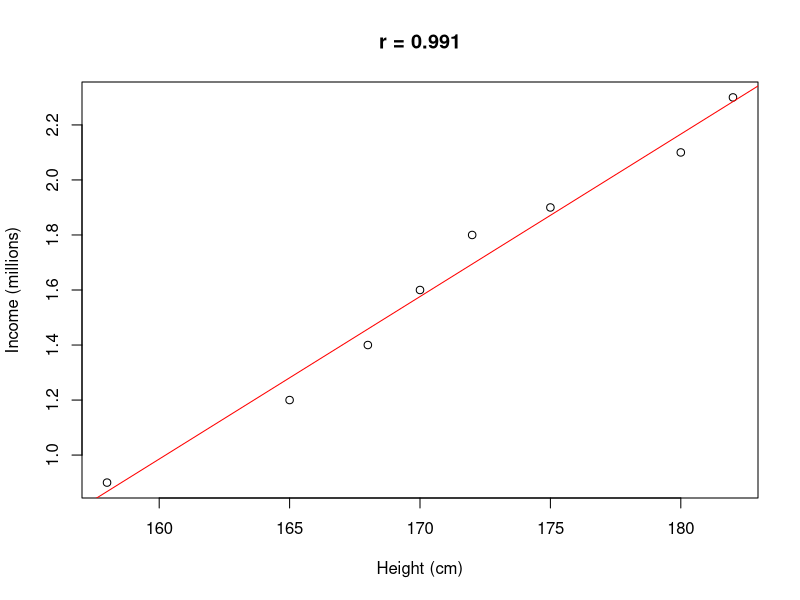
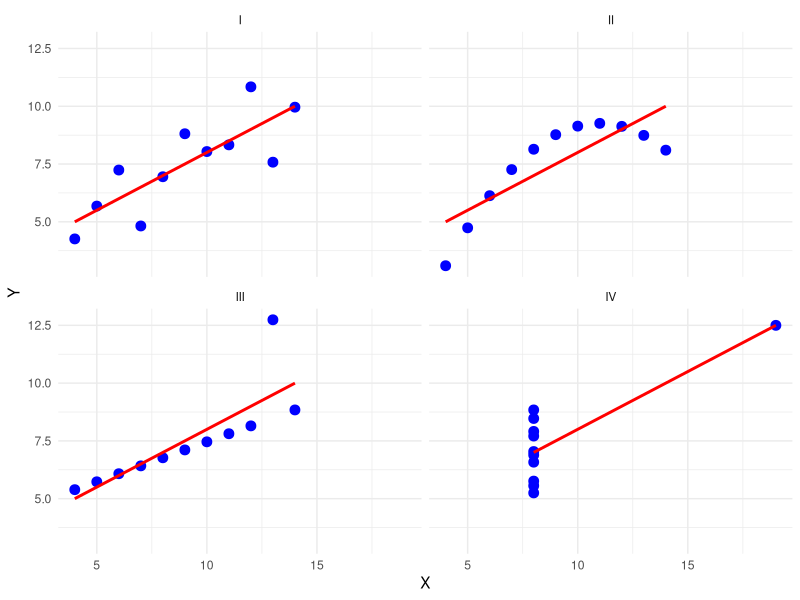
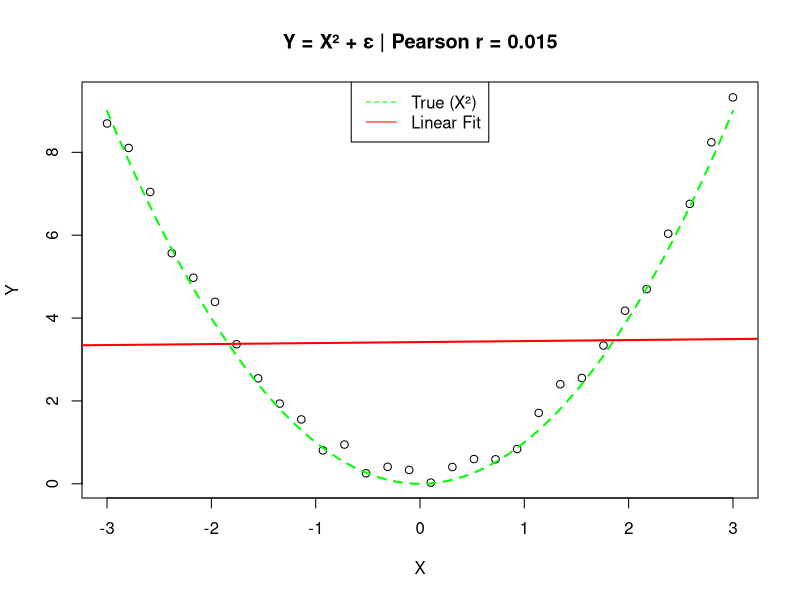
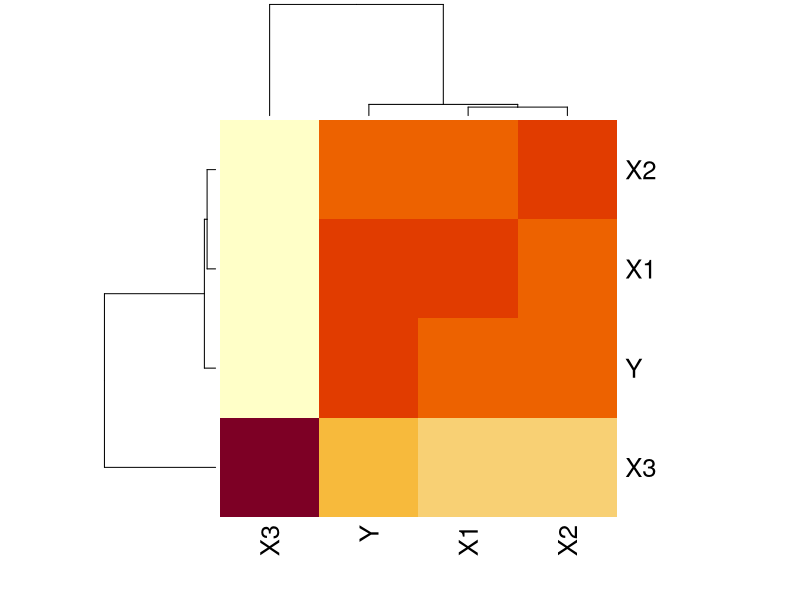

Here is the R script that generated these plots, in order:
## ---- chunk 1
X <- c(2, 4, 6, 8, 10)
Y <- c(10, 20, 15, 25, 30)
cov(X, Y)  # Should return 22.5
## ---- chunk 2
X_orig <- c(2, 4, 6, 8, 10)
Y_orig <- c(10, 20, 15, 25, 30)

X_scaled <- X_orig / 100
Y_scaled <- Y_orig / 10

cov_orig <- cov(X_orig, Y_orig)
cov_scaled <- cov(X_scaled, Y_scaled)

print(paste("Original Cov:", cov_orig))
print(paste("Scaled Cov:", cov_scaled))
print(paste("Ratio:", cov_orig / cov_scaled))  # Should be 100 * 10 = 1000
## ---- chunk 3
# Correlation using built-in function
r_orig <- cor(X_orig, Y_orig)
r_scaled <- cor(X_scaled, Y_scaled)

print(paste("Original r:", r_orig))
print(paste("Scaled r:", r_scaled))
# Both should be identical!
## ---- chunk 4
X <- c(2, 4, 6, 8, 10)
r_self <- cor(X, X)
print(r_self)  # Should be 1.0
## ---- chunk 5
X <- c(2, 4, 6, 8, 10)
X_neg <- -X
r_negative <- cor(X, X_neg)
print(r_negative)  # Should be -1.0
## ---- chunk 6
# Example: Height vs Weight (synthetic economics student data)
height_cm <- c(165, 172, 158, 180, 175, 168, 182, 170)
income_millions <- c(1.2, 1.8, 0.9, 2.1, 1.9, 1.4, 2.3, 1.6)

r_hw <- cor(height_cm, income_millions)
print(paste("r(height, income) =", round(r_hw, 3)))

# Visualize
plot(height_cm, income_millions, 
     main = paste("r =", round(r_hw, 3)),
     xlab = "Height (cm)", 
     ylab = "Income (millions)")
abline(lm(income_millions ~ height_cm), col = "red")
## ---- chunk 7
# Anscombe's Quartet
quartet <- data.frame(
  Dataset = rep(c("I", "II", "III", "IV"), each = 11),
  X = c(10, 8, 13, 9, 11, 14, 6, 4, 12, 7, 5,
        10, 8, 13, 9, 11, 14, 6, 4, 12, 7, 5,
        10, 8, 13, 9, 11, 14, 6, 4, 12, 7, 5,
        8, 8, 8, 8, 8, 8, 8, 19, 8, 8, 8),
  Y = c(8.04, 6.95, 7.58, 8.81, 8.33, 9.96, 7.24, 4.26, 10.84, 4.82, 5.68,
        9.14, 8.14, 8.74, 8.77, 9.26, 8.10, 6.13, 3.10, 9.13, 7.26, 4.74,
        7.46, 6.77, 12.74, 7.11, 7.81, 8.84, 6.08, 5.39, 8.15, 6.42, 5.73,
        6.58, 5.76, 7.71, 8.84, 8.47, 7.04, 5.25, 12.50, 5.56, 7.91, 6.89)
)

# Summary statistics by dataset
by(quartet, quartet$Dataset, function(df) {
  cat("\nDataset", df$Dataset[1], "\n")
  cat("Mean X:", mean(df$X), "\n")
  cat("Mean Y:", mean(df$Y), "\n")
  cat("Correlation r:", cor(df$X, df$Y), "\n")
  fit <- lm(Y ~ X, data = df)
  cat("Regression:", round(fit$coefficients[1], 2), "+", round(fit$coefficients[2], 2), "* X\n")
})

# Plot all four
library(ggplot2)
ggplot(quartet, aes(x = X, y = Y)) +
  geom_point(size = 3, color = "blue") +
  geom_smooth(method = "lm", se = FALSE, color = "red") +
  facet_wrap(~Dataset, nrow = 2) +
  theme_minimal()
## ---- chunk 8
# Generate Y = X^2 + noise
X <- seq(-3, 3, length.out = 30)
Y <- X^2 + rnorm(30, 0, 0.3)

r_pearson <- cor(X, Y)

# Plot and assess
plot(X, Y, main = paste("Y = X² + ε | Pearson r =", round(r_pearson, 3)))
curve(x^2, add = TRUE, col = "green", lty = 2, lwd = 2)
abline(lm(Y ~ X), col = "red", lwd = 2)
legend("top", c("True (X²)", "Linear Fit"), col = c("green", "red"), lty = c(2, 1))
## ---- chunk 9
# Linear data
X_linear <- 1:10
Y_linear <- 2 * X_linear + rnorm(10, 0, 1)

r_pearson_lin <- cor(X_linear, Y_linear, method = "pearson")
r_spearman_lin <- cor(X_linear, Y_linear, method = "spearman")

cat("LINEAR DATA:\n")
cat("Pearson r =", round(r_pearson_lin, 3), "\n")
cat("Spearman ρ =", round(r_spearman_lin, 3), "\n\n")

# Non-linear data (exponential)
X_exp <- seq(0, 4, length.out = 10)
Y_exp <- exp(X_exp) + rnorm(10, 0, 1)

r_pearson_exp <- cor(X_exp, Y_exp, method = "pearson")
r_spearman_exp <- cor(X_exp, Y_exp, method = "spearman")

cat("EXPONENTIAL DATA:\n")
cat("Pearson r =", round(r_pearson_exp, 3), "\n")
cat("Spearman ρ =", round(r_spearman_exp, 3), "\n")
## ---- chunk 10
set.seed(42)
n <- 100

# Create correlated variables
X1 <- rnorm(n, mean = 50, sd = 10)
X2 <- 0.85 * X1 + rnorm(n, 0, 5)  # Highly correlated with X1
X3 <- rnorm(n, mean = 100, sd = 15)  # Independent

Y <- 10 + 0.5 * X1 + 0.3 * X2 + 0.1 * X3 + rnorm(n, 0, 2)

# Correlation matrix
cor_matrix <- cor(data.frame(X1, X2, X3, Y))
print(cor_matrix)

# Heatmap
heatmap(cor_matrix)
## ---- chunk 11
# Fit regression
model <- lm(Y ~ X1 + X2 + X3)
summary(model)

# Calculate VIF
library(car)
vif_values <- vif(model)
print(vif_values)

# VIF Interpretation
cat("\nVIF THRESHOLDS:\n")
cat("VIF < 5: Low multicollinearity (acceptable)\n")
cat("5 ≤ VIF < 10: Moderate (investigate further)\n")
cat("VIF ≥ 10: High multicollinearity (take action)\n")
## ---- chunk 12
# 1. Original model (high VIF)
model_full <- lm(Y ~ X1 + X2 + X3)

# 2. Drop X2 (highly correlated with X1)
model_reduced <- lm(Y ~ X1 + X3)


# Compare coefficients
cat("Full Model Coefficients:\n")
print(coef(model_full))
cat("\nReduced Model Coefficients:\n")
print(coef(model_reduced))
